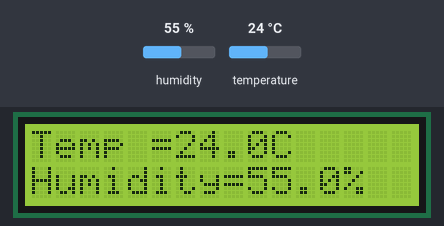
A program run on a simulated Raspberry Pi (BCM pin numbers). Shown: 16×2 character LCD. The test bench sets the inputs (shaded band); at power-on: humidity 55 %, temperature 24 °C. What the program prints to the terminal is not drawn.

Above: at 11.2 s.
11.3 s: humidity set to 22 %
At 13.3 s:
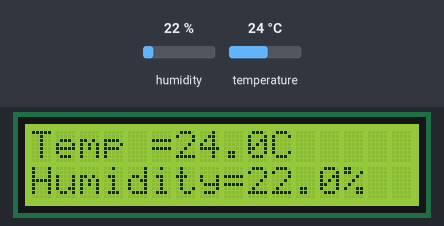
13.6 s: temperature set to 12 °C
At 14.3 s:
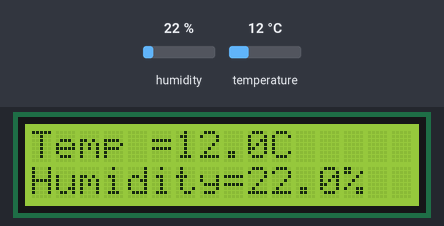
15.7 s: humidity set to 40 %
At 17.3 s:
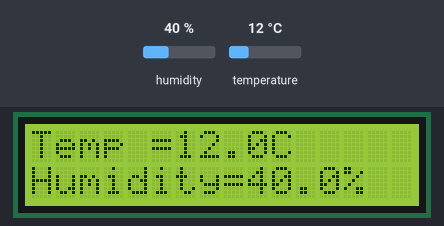
18.3 s: temperature set to 19 °C
At 19.4 s:
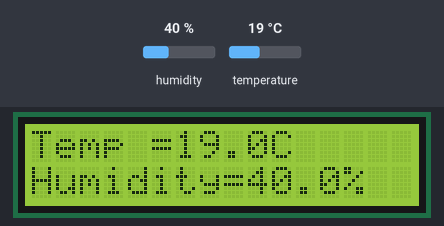
Timing chart, 0 to 21.3 s (numbered marks = the images above; inputs shaded):
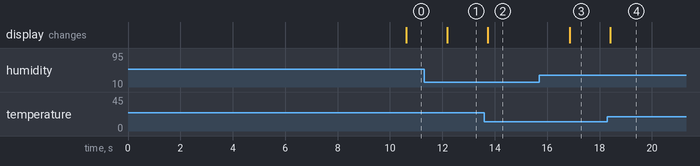

The program:

LCD_DHT.py
```python
import Adafruit_DHT
import time
import Adafruit_CharLCD as LCD
import RPi.GPIO as GPIO

GPIO.setmode(GPIO.BCM)

lcdrs=13
lcden=19
lcdd4=26
lcdd5=16
lcdd6=20
lcdd7=21
DHT_SENSOR = Adafruit_DHT.DHT11
DHT_PIN = 4    #change pin no accordingly
lcd = LCD.Adafruit_CharLCD(lcdrs, lcden, lcdd4,lcdd5 , lcdd6 , lcdd7 ,0 ,16,2)
lcd.message("Weather Station")
lcd.set_cursor(0, 1) #(col, row)
lcd.message("from IoT champs")
time.sleep(10)

while True:
    humidity, temperature = Adafruit_DHT.read(DHT_SENSOR, DHT_PIN)
    if humidity is not None and temperature is not None:
        print("Temp={0:0.1f}C Humidity={1:0.1f}%".format(temperature, humidity))
        lcd.clear()
        lcd.message("Temp ={0:0.1f}C ".format(temperature))
        lcd.set_cursor(0, 1)
        lcd.message("Humidity={0:0.1f}%".format( humidity))
    else:
        pass #print("Sensor failure. Check wiring.");
    time.sleep(1);
```

Measured:
- after the input at 11.3 s, the display: changes after 0.88 s (image 1)
- after the input at 13.6 s, the display: changes after 0.14 s (image 2)
- after the input at 15.7 s, the display: changes after 1.2 s (image 3)
- after the input at 18.3 s, the display: changes after 0.11 s (image 4)
